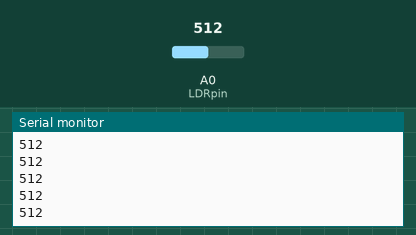
A sketch run on a simulated Arduino Uno, built with avr-gcc and run on an emulated ATmega328P. Shown: the last lines printed to the serial monitor. Inputs (shaded band) come from the test bench; at power-on: A0 (LDRpin) = 512.

Above: at 1.2 s.
1.3 s: A0 (LDRpin) set to 716
At 1.8 s:
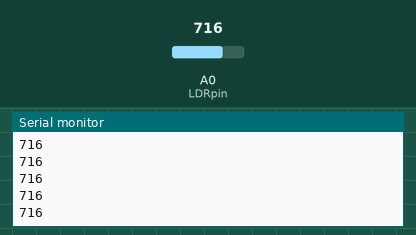
2.8 s: A0 (LDRpin) set to 900
At 3.3 s:
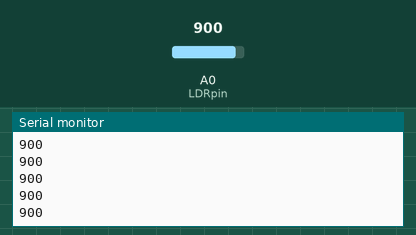
Timing chart, 0 to 5.8 s (numbered marks = the images above; inputs shaded):
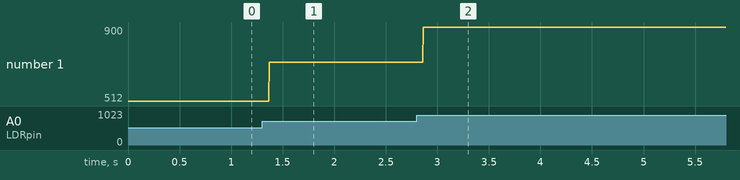

Measured:
- after the input at 1.3 s, the serial monitor: prints a new line after 0.07 s (image 1)
- after the input at 2.8 s, the serial monitor: prints a new line after 0.07 s (image 2)
- plotted number 1: 512 → 716 after the input at 1.3 s, 716 → 900 after the input at 2.8 s

The sketch:

LDR.ino
```cpp
#define LDRpin A0
int LDRValue = 0;

void setup()
{
  Serial.begin(9600);
}

void loop()
{
  LDRValue = analogRead(LDRpin);
  Serial.println(LDRValue);
  delay(2);
}
```
